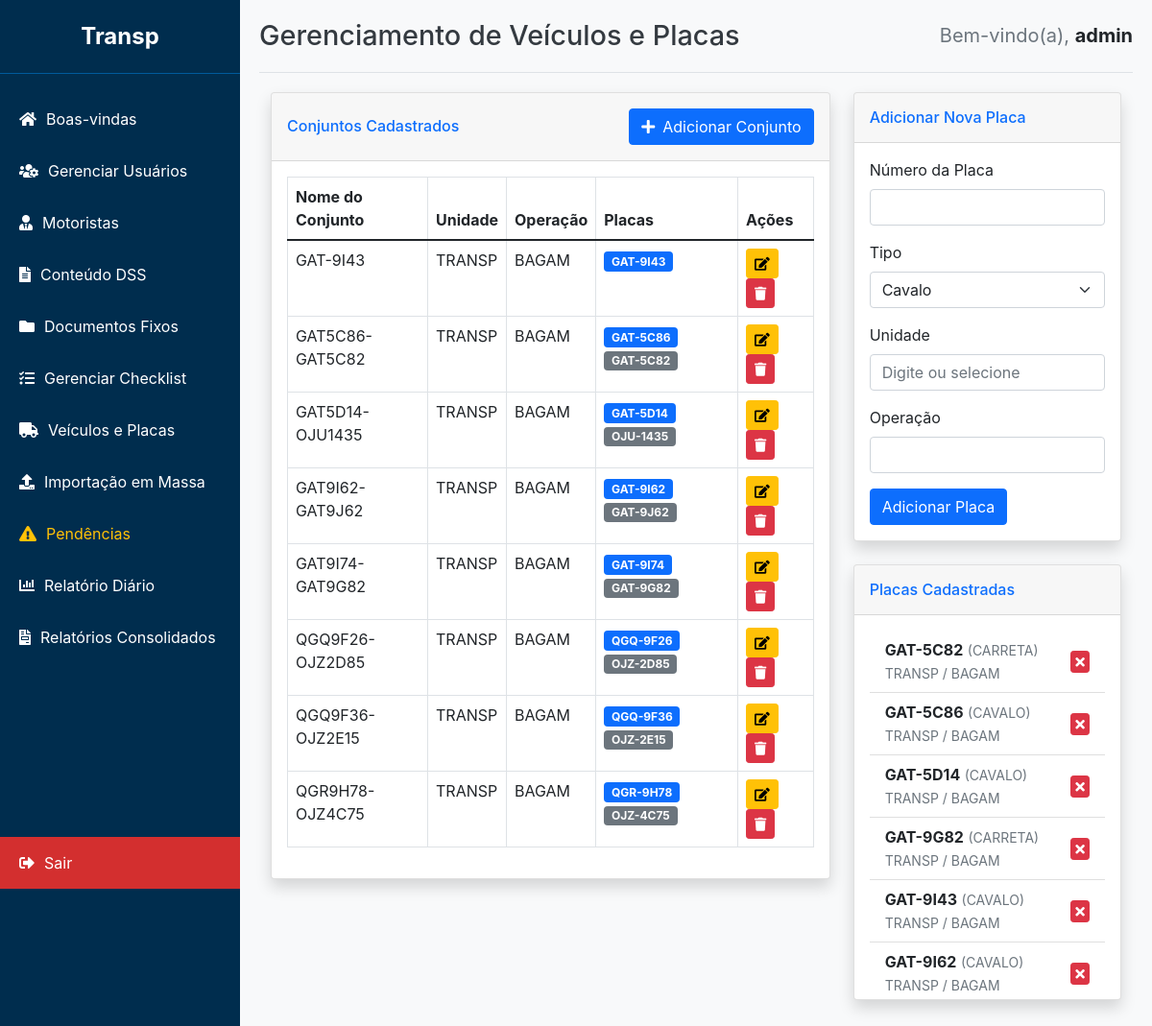
/admin/veiculos (signed in), run on the app's committed database.
### app/models.py (models this page shows)
class Veiculo(db.Model):
    id = db.Column(db.Integer, primary_key=True)
    unidade = db.Column(db.String(100), nullable=True)
    operacao = db.Column(db.String(100), nullable=True)
    nome_conjunto = db.Column(db.String(100), unique=True, nullable=False)
    placa_cavalo_id = db.Column(db.Integer, db.ForeignKey('placa.id'), nullable=False)
    placa_carreta1_id = db.Column(db.Integer, db.ForeignKey('placa.id'), nullable=True)
    placa_carreta2_id = db.Column(db.Integer, db.ForeignKey('placa.id'), nullable=True)
    obs = db.Column(db.Text)
    placa_cavalo = db.relationship('Placa', foreign_keys=[placa_cavalo_id])
    placa_carreta1 = db.relationship('Placa', foreign_keys=[placa_carreta1_id])
    placa_carreta2 = db.relationship('Placa', foreign_keys=[placa_carreta2_id])
    motoristas = db.relationship('Motorista', backref='veiculo', lazy=True)
    checklists_preenchidos = db.relationship('ChecklistPreenchido', backref='veiculo', lazy=True, cascade="all, delete-orphan")
    pendencias = db.relationship('Pendencia', backref='veiculo', lazy=True, cascade="all, delete-orphan")

class Placa(db.Model):
    id = db.Column(db.Integer, primary_key=True)
    unidade = db.Column(db.String(100), nullable=True)
    operacao = db.Column(db.String(100), nullable=True)
    numero = db.Column(db.String(8), unique=True, nullable=False)
    tipo = db.Column(db.String(20), nullable=False)

### app/routes.py (the view)
@admin_bp.route('/veiculos')
@login_required()
def veiculos():
    user_role = session.get('role')
    user_unidade = session.get('unidade')
    veiculos_query = Veiculo.query
    placas_query = Placa.query
    if user_role != 'admin':
        veiculos_query = veiculos_query.filter(Veiculo.unidade == user_unidade)
        placas_query = placas_query.filter(Placa.unidade == user_unidade)
    lista_veiculos = veiculos_query.order_by(Veiculo.nome_conjunto).all()
    todas_as_placas = placas_query.order_by(Placa.numero).all()
    placas_em_uso_ids = set()
    for v in Veiculo.query.all(): # Precisamos checar todos os veículos, não apenas os filtrados
        if v.placa_cavalo_id: placas_em_uso_ids.add(v.placa_cavalo_id)
        if v.placa_carreta1_id: placas_em_uso_ids.add(v.placa_carreta1_id)
        if v.placa_carreta2_id: placas_em_uso_ids.add(v.placa_carreta2_id)
    placas_cavalo_disponiveis = [p for p in todas_as_placas if p.tipo == 'CAVALO' and p.id not in placas_em_uso_ids]
    placas_carreta_disponiveis = [p for p in todas_as_placas if p.tipo == 'CARRETA' and p.id not in placas_em_uso_ids]
    unidades_disponiveis = []
    if user_role == 'admin':
        unidades_db = db.session.query(Usuario.unidade).distinct().all()
        unidades_disponiveis = sorted([u[0] for u in unidades_db if u[0]])
    return render_template(
        'veiculos.html',
        veiculos=lista_veiculos,
        placas=todas_as_placas, # Lista de todas as placas para a coluna da direita
        placas_cavalo_disponiveis=placas_cavalo_disponiveis,
        placas_carreta_disponiveis=placas_carreta_disponiveis,
        unidades_disponiveis=unidades_disponiveis
    )

### app/routes.py (called while the page is built)
def login_required(required_role=["admin", "master", "comum"]):
    def decorator(f):
        @wraps(f)
        def decorated_function(*args, **kwargs):
            if 'user_id' not in session:
                flash('Por favor, faça login para acessar esta página.', 'warning')
                return redirect(url_for('admin.login'))
            user_role = session.get('role')
            if user_role not in required_role:
                flash('Você não tem permissão para acessar esta página.', 'danger')
                return redirect(url_for('admin.dashboard'))
            return f(*args, **kwargs)
        return decorated_function
    return decorator

### app/templates/veiculos.html (shortened to what this page needs)
{% extends "base_adm.html" %}
{% block header %}Gerenciamento de Veículos e Placas{% endblock %}
{% block content %}
<div class="container-fluid">
    <div class="row">
        <div class="col-lg-8">
            <div class="card shadow mb-4">
                <div class="card-header py-3 d-flex justify-content-between align-items-center">
                    <h6 class="m-0 font-weight-bold text-primary">Conjuntos Cadastrados</h6>
                    <button type="button" class="btn btn-primary" data-bs-toggle="modal" data-bs-target="#addVeiculoModal">
                        <i class="fas fa-plus me-2"></i>Adicionar Conjunto
                    </button>
                </div>
                <div class="card-body">
                    <div class="table-responsive">
                        <table class="table table-bordered" id="dataTable" width="100%" cellspacing="0">
                            <thead>
                                <tr>
                                    <th>Nome do Conjunto</th>
                                    <th>Unidade</th>
                                    <th>Operação</th>
                                    <th>Placas</th>
                                    <th>Ações</th>
                                </tr>
                            </thead>
                            <tbody>
                                {% for veiculo in veiculos %}
                                <tr>
                                    <td>{{ veiculo.nome_conjunto }}</td>
                                    <td>{{ veiculo.unidade }}</td>
                                    <td>{{ veiculo.operacao or 'N/A' }}</td>
                                    <td>
                                        {% if veiculo.placa_cavalo %}<span class="badge bg-primary">{{ veiculo.placa_cavalo.numero }}</span>{% endif %}
                                        {% if veiculo.placa_carreta1 %}<span class="badge bg-secondary">{{ veiculo.placa_carreta1.numero }}</span>{% endif %}
                                    </td>
                                    <td>
                                        <button type="button" class="btn btn-warning btn-sm" data-bs-toggle="modal" data-bs-target="#editVeiculoModal-{{ veiculo.id }}">
                                            <i class="fas fa-edit"></i>
                                        </button>
                                        <button type="button" class="btn btn-danger btn-sm" data-bs-toggle="modal" data-bs-target="#deleteVeiculoModal-{{ veiculo.id }}">
                                            <i class="fas fa-trash"></i>
                                        </button>
                                    </td>
                                </tr>
                                {% endfor %}
                            </tbody>
                        </table>
                    </div>
                </div>
            </div>
        </div>
        <div class="col-lg-4">
            <div class="card shadow mb-4">
                <div class="card-header py-3">
                    <h6 class="m-0 font-weight-bold text-primary">Adicionar Nova Placa</h6>
                </div>
                <div class="card-body">
                    <form action="{{ url_for('admin.add_placa') }}" method="POST">
                         <div class="mb-3">
                            <label class="form-label">Número da Placa</label>
                            <input type="text" class="form-control" name="numero" style="text-transform:uppercase" required>
                        </div>
                        <div class="mb-3">
                            <label class="form-label">Tipo</label>
                            <select name="tipo" class="form-select" required>
                                <option value="CAVALO">Cavalo</option>
                            </select>
                        </div>
                        <div class="mb-3">
                            <label class="form-label">Unidade</label>
                             {% if session.role == 'admin' %}
                                <input type="text" class="form-control" name="unidade" list="unidades_list" placeholder="Digite ou selecione" required>
                            {% else %}
                                <input type="text" class="form-control" name="unidade" value="{{ session.unidade }}" readonly>
                            {% endif %}
                        </div>
                         <div class="mb-3">
                            <label class="form-label">Operação</label>
                            <input type="text" class="form-control" name="operacao">
                        </div>
                        <button type="submit" class="btn btn-primary">Adicionar Placa</button>
                    </form>
                </div>
            </div>
            <div class="card shadow mb-4">
                 <div class="card-header py-3">
                    <h6 class="m-0 font-weight-bold text-primary">Placas Cadastradas</h6>
                </div>
                <div class="card-body" style="max-height: 400px; overflow-y: auto;">
                    <ul class="list-group list-group-flush">
                        {% for placa in placas|sort(attribute='numero') %}
                             <li class="list-group-item d-flex justify-content-between align-items-center">
                                <div>
                                    <strong>{{ placa.numero }}</strong> <small class="text-muted">({{ placa.tipo }})</small><br>
                                    <small class="text-muted">{{ placa.unidade }} / {{ placa.operacao or '-' }}</small>
                                </div>
                                <form action="{{ url_for('admin.delete_placa', placa_id=placa.id) }}" method="POST" onsubmit="return confirm('Tem certeza que deseja excluir a placa {{placa.numero}}?');">
                                    <button type="submit" class="btn btn-danger btn-sm py-0 px-1"><i class="fas fa-times"></i></button>
                                </form>
                            </li>
                        {% else %}
                            <li class="list-group-item">Nenhuma placa cadastrada.</li>
                        {% endfor %}
                    </ul>
                </div>
            </div>
        </div>
    </div>
</div>
{% endblock %}

### app/templates/base_adm.html (style rules this page uses)
:root { --sidebar-width: 250px; --header-height: 60px; --primary-blue: #002D4E; --light-blue: #005A9C; --logout-red: #d32f2f; --logout-red-hover: #c62828; --flash-success: #d4edda; --flash-success-text: #155724; --flash-error: #f8d7da; --flash-error-text: #721c24; --flash-info: #cce5ff; --flash-info-text: #004085; }
body { font-family: -apple-system, BlinkMacSystemFont, "Segoe UI", Roboto, "Helvetica Neue", Arial, sans-serif; margin: 0; background-color: #f8f9fa; }

### data on the page
Veiculo: nome_conjunto "GAT-9I43", unidade "TRANSP", operacao "BAGAM", placa_cavalo.numero "GAT-9I43"
Veiculo: nome_conjunto "GAT5C86-GAT5C82", unidade "TRANSP", operacao "BAGAM", placa_cavalo.numero "GAT-5C86", placa_carreta1.numero "GAT-5C82"
Veiculo: nome_conjunto "GAT5D14-OJU1435", unidade "TRANSP", operacao "BAGAM", placa_cavalo.numero "GAT-5D14", placa_carreta1.numero "OJU-1435"
Veiculo: nome_conjunto "GAT9I62-GAT9J62", unidade "TRANSP", operacao "BAGAM", placa_cavalo.numero "GAT-9I62", placa_carreta1.numero "GAT-9J62"
Veiculo: nome_conjunto "GAT9I74-GAT9G82", unidade "TRANSP", operacao "BAGAM", placa_cavalo.numero "GAT-9I74", placa_carreta1.numero "GAT-9G82"
Veiculo: nome_conjunto "QGQ9F26-OJZ2D85", unidade "TRANSP", operacao "BAGAM", placa_cavalo.numero "QGQ-9F26", placa_carreta1.numero "OJZ-2D85"
Veiculo: nome_conjunto "QGQ9F36-OJZ2E15", unidade "TRANSP", operacao "BAGAM", placa_cavalo.numero "QGQ-9F36", placa_carreta1.numero "OJZ-2E15"
Veiculo: nome_conjunto "QGR9H78-OJZ4C75", unidade "TRANSP", operacao "BAGAM", placa_cavalo.numero "QGR-9H78", placa_carreta1.numero "OJZ-4C75"
Placa: numero "GAT-5C82", tipo "CARRETA", unidade "TRANSP", operacao "BAGAM"
Placa: numero "GAT-5C86", tipo "CAVALO", unidade "TRANSP", operacao "BAGAM"
Placa: numero "GAT-5D14", tipo "CAVALO", unidade "TRANSP", operacao "BAGAM"
Placa: numero "GAT-9G82", tipo "CARRETA", unidade "TRANSP", operacao "BAGAM"
Placa: numero "GAT-9I43", tipo "CAVALO", unidade "TRANSP", operacao "BAGAM"
Placa: numero "GAT-9I62", tipo "CAVALO", unidade "TRANSP", operacao "BAGAM"

### other printed values
{{ session.admin_user }} "admin"
